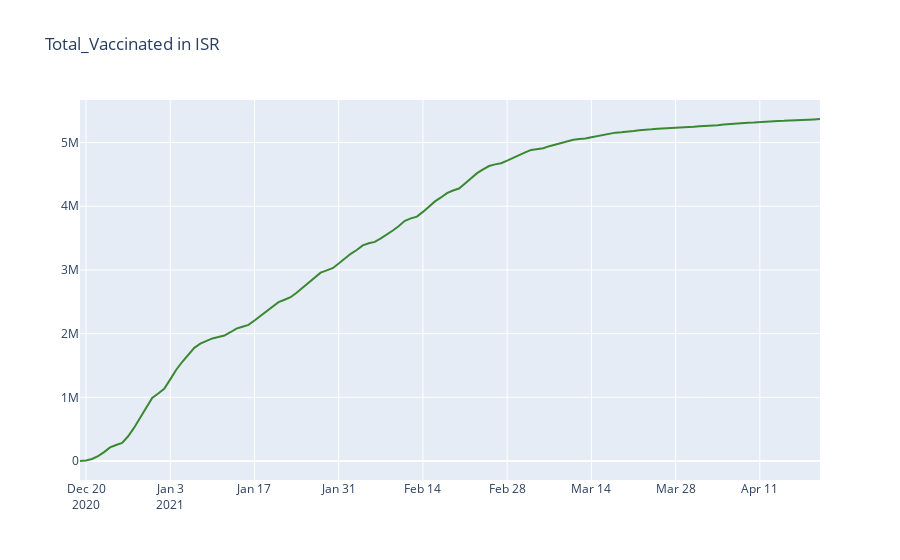

The notebook cell this image was saved under:
### Code cell
# line plot
trace1 = go.Scatter(
    x=df_1.Date,
    y=df_1['Total_Vaccinated'],
    name = "Total_Vaccinated",
    marker = dict(color = 'rgba(16, 112, 2, 0.8)'),
)


data = [trace1]
layout = go.Layout(
    xaxis2=dict(
        domain=[0.6, 0.95],
        anchor='y2',        
    
    ),
    title = 'Total_Vaccinated in '+str(string)

)

fig = go.Figure(data=data, layout=layout)
iplot(fig)
